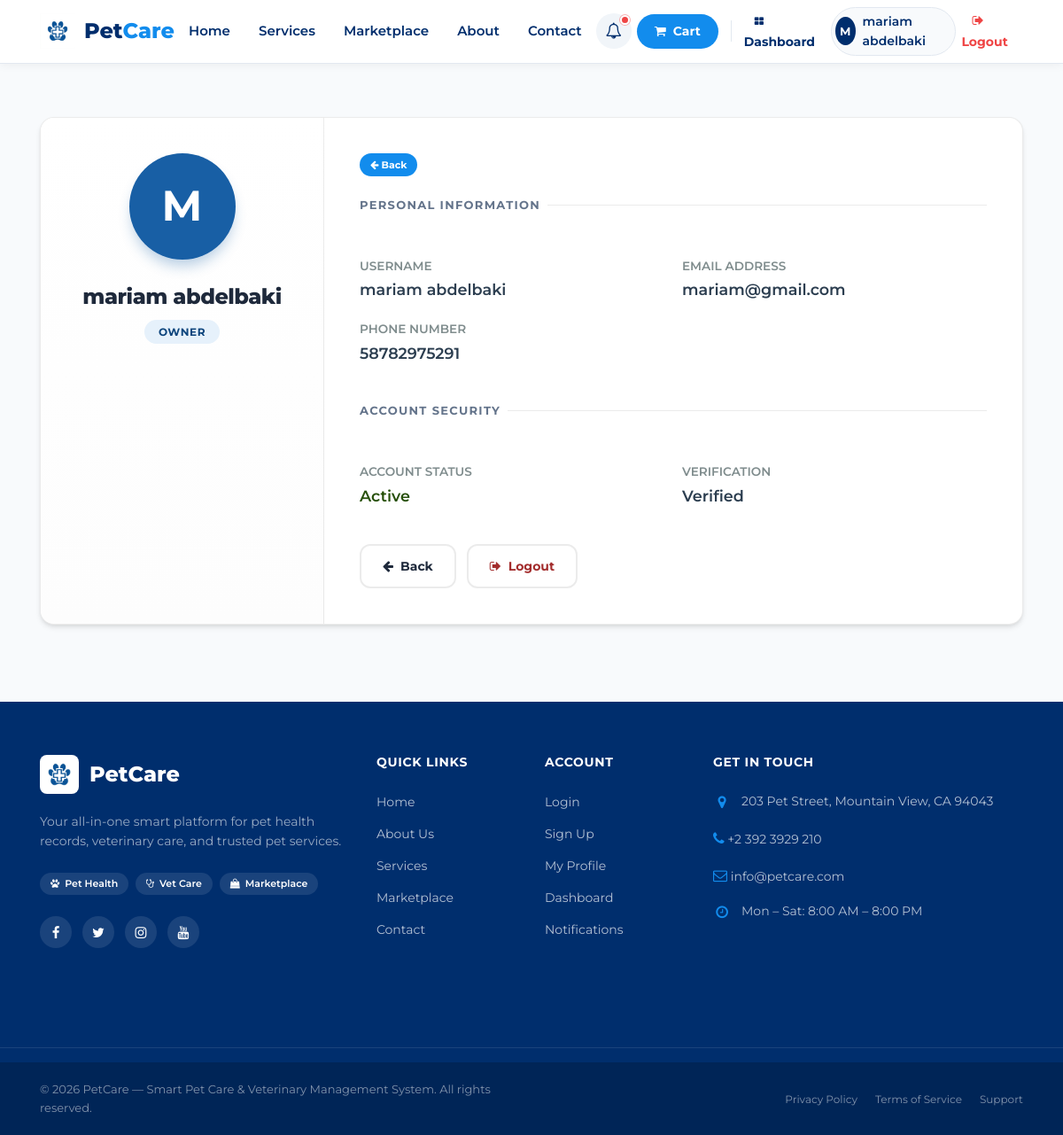
Screenshot of /profile (signed in) with the database file from the repository.
### tables this page shows
CREATE TABLE `users` (
  `id` int(11) NOT NULL,
  `username` varchar(150) NOT NULL,
  `role` varchar(50) DEFAULT 'Owner',
  `email` varchar(200) NOT NULL,
  `password` varchar(255) NOT NULL,
  `phone` varchar(50) DEFAULT NULL,
  `status` enum('Active','Suspended') DEFAULT 'Active',
  `is_verified` tinyint(1) DEFAULT 0
);

### App/Controllers/ProfileController.php (called while the page is built, shortened)
<?php
class ProfileController extends Controller
{
    public function index()
    {
        $user = new User();
        $data = $user->first([
            'id' => $_SESSION['id']
        ]);
        $this->view('profile/index', [
            'data' => $data
        ]);
    }
}

### App/Core/App.php (called while the page is built, shortened)
<?php
class App
{
    private $method     = 'index';
    public function run()
    {
        $controller = new $this->controller;
        $params = [];
call_user_func_array(
    [$controller, $this->method],
    $params
);
    }
}

### Public/index.php (called while the page is built, shortened)
<?php
$app = new App;
$app->run();

### App/Core/Database.php (called while the page is built)
<?php
trait Database
{
    public function connect()
    {
        $string = "mysql:host=" . DBHOST . ";dbname=" . DBNAME . ";charset=utf8mb4";
        $options = [
            PDO::ATTR_ERRMODE            => PDO::ERRMODE_EXCEPTION,
            PDO::ATTR_DEFAULT_FETCH_MODE => PDO::FETCH_ASSOC,
        ];
        $connection = new PDO($string, DBUSER, DBPASS, $options);
        return $connection;
    }
    public function query($query, $data = [])
    {
        try {
            $stmt  = $this->connect()->prepare($query);
            $check = $stmt->execute($data);
            if ($check) {
                $result = $stmt->fetchAll(PDO::FETCH_ASSOC);
                if (is_array($result) && count($result) > 0) {
                    return $result;
                } else {
                    return $stmt->rowCount() > 0 ? true : false;
                }
            } else {
                return false;
            }
        } catch (PDOException $e) {
            error_log("DB Error: " . $e->getMessage());
            return false;
        }
    }
}

### App/Core/Model.php (called while the page is built, shortened)
<?php
trait Model
{
    public function where($data)
    {
        $keys       = array_keys($data);
        $conditions = [];
        foreach ($keys as $key) {
            $conditions[] = "$key = :$key";
        }
        $conditions = implode(" AND ", $conditions);
        $query      = "SELECT * FROM $this->table WHERE $conditions";
        return $this->query($query, $data);
    }
    public function first($data)
    {
        $result = $this->where($data);
        if ($result && is_array($result) && count($result) > 0) {
            return $result[0];
        }
        return false;
    }
}

### App/views/profile/index.php (the view)
<?php require __DIR__ . '/../layouts/header.php'; ?>
<?php require __DIR__ . '/../layouts/navbar.php'; ?>
<div class="profile-section">
    <div class="container">
        <div class="profile-card">
            <div class="profile-sidebar">
                <div class="profile-avatar-large">
                    <?php
                        $name = $data['username'] ?? 'A';
                        echo strtoupper(substr($name, 0, 1));
                    ?>
                </div>
                <h1 class="profile-name"><?= htmlspecialchars($name) ?></h1>
                <?php
                    $role = $data['role'] ?? 'User';
                    $roleClass = 'role-' . strtolower($role);
                ?>
                <span class="role-badge <?= $roleClass ?>"><?= $role ?></span>
            </div>
            <div class="profile-main">
                <div style="margin-bottom: 24px;">
                    <a href="javascript:history.back()" class="btn-pill btn-blue" style="font-size: 11px; padding: 6px 12px;">
                        <span class="fa fa-arrow-left"></span> Back
                    </a>
                </div>
                <div class="section-title">Personal Information</div>
                <div class="info-grid">
                    <div class="info-item">
                        <label>Username</label>
                        <span><?= htmlspecialchars($data['username'] ?? 'N/A') ?></span>
                    </div>
                    <div class="info-item">
                        <label>Email Address</label>
                        <span><?= htmlspecialchars($data['email'] ?? 'N/A') ?></span>
                    </div>
                    <div class="info-item">
                        <label>Phone Number</label>
                        <span><?= htmlspecialchars($data['phone'] ?? 'N/A') ?></span>
                    </div>
                </div>
                <div class="section-title">Account Security</div>
                <div class="info-grid">
                    <div class="info-item">
                        <label>Account Status</label>
                        <span style="color: #27500A;"><?php echo $data['status'] ?? 'N/A'; ?></span>
                    </div>
                    <div class="info-item">
                        <label>Verification</label>
                        <span><?php echo $data['is_verified'] == 1 ? 'Verified' : 'Not Verified'; ?></span>
                    </div>
                </div>
                <div class="profile-actions">
                    <a href="javascript:history.back()" class="btn-profile btn-outline">
                        <span class="fa fa-arrow-left"></span> Back
                    </a>
                    <a href="<?= ROOT ?>/auth/logout" class="btn-profile btn-outline" style="color: #A32D2D;">
                        <span class="fa fa-sign-out"></span> Logout
                    </a>
                </div>
            </div>
        </div>
    </div>
</div>
<?php require __DIR__ . '/../layouts/footer.php'; ?>

### Public/assets/CSS/profile.css (style rules this page uses)
:root { --profile-primary: #185FA5; --profile-secondary: #0C447C; --profile-bg: #f8fafc; --profile-white: #ffffff; --profile-border: rgba(0, 0, 0, 0.08); --profile-text: #1e293b; --profile-muted: #64748b; --profile-radius: 16px; --profile-shadow: 0 4px 6px -1px rgba(0, 0, 0, 0.1), 0 2px 4px -1px rgba(0, 0, 0, 0.06); }
.profile-section { background: var(--profile-bg); min-height: calc(100vh - 80px); padding: 60px 0; font-family: 'Montserrat', sans-serif; }
.profile-card { background: var(--profile-white); border-radius: var(--profile-radius); border: 1px solid var(--profile-border); box-shadow: var(--profile-shadow); overflow: hidden; display: flex; flex-direction: column; }
@media (min-width: 992px) { .profile-card { flex-direction: row; } }
@media (min-width: 992px) { .profile-sidebar { width: 320px; border-right: 1px solid var(--profile-border); } }
@media (min-width: 992px) { .profile-main { flex: 1; } }
.profile-sidebar { padding: 40px; text-align: center; background: linear-gradient(to bottom, #ffffff, #fdfdfd); }
.profile-avatar-large { width: 120px; height: 120px; border-radius: 50%; background: var(--profile-primary); color: white; font-size: 48px; font-weight: 700; display: flex; align-items: center; justify-content: center; margin: 0 auto 24px; box-shadow: 0 10px 15px -3px rgba(24, 95, 165, 0.3); }
.profile-name { font-size: 24px; font-weight: 800; color: var(--profile-text); margin-bottom: 8px; letter-spacing: -0.02em; }
.role-badge { display: inline-block; padding: 4px 16px; border-radius: 20px; font-size: 12px; font-weight: 700; text-transform: uppercase; letter-spacing: 0.05em; margin-bottom: 24px; }
.role-owner { background: #E6F1FB; color: #0C447C; }
.profile-main { padding: 40px; }
.section-title { font-size: 13px; font-weight: 700; color: var(--profile-muted); text-transform: uppercase; letter-spacing: 0.1em; margin-bottom: 24px; display: flex; align-items: center; gap: 8px; }
.section-title::after { content: ''; flex: 1; height: 1px; background: var(--profile-border); }
.info-grid { display: grid; grid-template-columns: repeat(auto-fit, minmax(200px, 1fr)); gap: 32px; margin-bottom: 40px; }
.info-item label { display: block; font-size: 12px; font-weight: 600; color: var(--profile-muted); margin-bottom: 6px; }
.info-item span { font-size: 16px; font-weight: 600; color: var(--profile-text); }
.profile-actions { display: flex; gap: 12px; margin-top: 24px; }
.btn-profile { padding: 12px 24px; border-radius: 12px; font-size: 14px; font-weight: 700; transition: all 0.2s ease; text-decoration: none; display: inline-flex; align-items: center; gap: 8px; }
.btn-outline { border: 2px solid var(--profile-border); color: var(--profile-text); }

### Public/assets/CSS/passport.css (style rules this page uses)
body { background: #f4f7f6; }
.info-grid { display: grid; grid-template-columns: 1fr 1fr; gap: 20px; }
.info-item label { color: #7f8c8d; font-size: 0.85rem; text-transform: uppercase; margin-bottom: 2px; display: block; }
.info-item span { color: #2c3e50; font-weight: 600; font-size: 1.1rem; }

### Public/assets/CSS/home.css (style rules this page uses)
:root { --brand-primary: var(--chewy-blue); --brand-secondary: var(--chewy-navy); --brand-accent: var(--chewy-orange); --brand-bg: #f6f9fc; }
.btn-pill { padding: 8px 16px; border-radius: 50px; font-weight: 700; font-size: 0.85rem; text-decoration: none !important; }
.btn-blue { background: var(--chewy-blue); color: white !important; }

### Public/assets/CSS/error.css (style rules this page uses)
:root { --primary-blue: #185FA5; --soft-blue: #E3F2FD; --accent-orange: #FF8A65; --glass-bg: rgba(255, 255, 255, 0.85); }
body { background: linear-gradient(135deg, #f8f9fa 0%, #e9ecef 100%); min-height: 100vh; display: flex; flex-direction: column; }

### Public/assets/CSS/theme.css (style rules this page uses)
:root { --chewy-blue: #128ced; --chewy-navy: #002e6d; --chewy-orange: #ff9f00; --chewy-bg: #ffffff; --chewy-bg-alt: #f6f6f6; --chewy-text: #333333; --chewy-text-muted: #666666; --chewy-border: #e2e8f0; --chewy-radius: 12px; --chewy-radius-pill: 100px; --chewy-shadow: 0 4px 12px rgba(0, 0, 0, 0.05); }
body { font-family: 'Montserrat', -apple-system, BlinkMacSystemFont, "Segoe UI", Roboto, sans-serif; color: var(--chewy-text); background-color: var(--chewy-bg); line-height: 1.6; }
h1, h2, h3, h4, h5, h6 { color: var(--chewy-navy); font-weight: 700; }
.section-title { text-align: center; margin-bottom: 48px; }
.btn-pill { border-radius: var(--chewy-radius-pill) !important; }
.btn-blue { background-color: var(--chewy-blue) !important; color: white !important; }

### rows the page displays
users: username "M", username "mariam abdelbaki", role "OWNER", email "mariam@gmail.com", phone "58782975291", status "Active"

### other values shown
substr($_SESSION['username'], 0, 1) "M"
$_SESSION['username'] "mariam abdelbaki"
